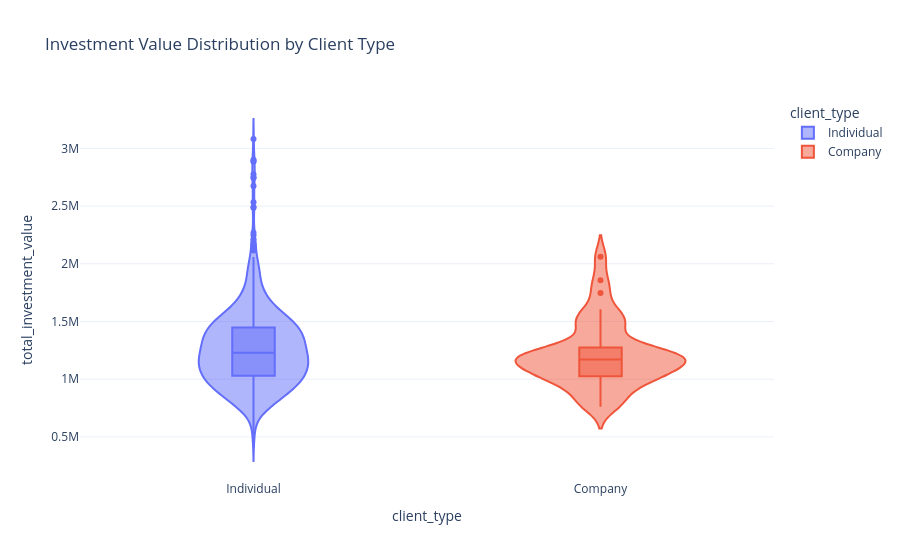

Notebook source saved alongside this figure:
### Code cell
fig = px.violin(
    buyer_profile,
    x='client_type',
    y='total_investment_value',
    color='client_type',
    box=True,
    points='outliers',
    title='Investment Value Distribution by Client Type'
)

fig.update_layout(template='plotly_white')
fig.show()

### Figure 1 — Plotly figure (JSON) as saved in the notebook; plotly's stock layout.template omitted (floating-point values rounded to 4 significant figures; data arrays with more than 128 entries replaced by an {"elided": "..."} marker saying what was removed)
{"data": [{"alignmentgroup": "True", "box": {"visible": true}, "hovertemplate": "client_type=%{x}<br>total_investment_value=%{y}<extra></extra>", "legendgroup": "Individual", "marker": {"color": "#636efa"}, "name": "Individual", "offsetgroup": "Individual", "orientation": "v", "points": "outliers", "scalegroup": "True", "showlegend": true, "type": "violin", "x": {"elided": "816 str values"}, "x0": " ", "xaxis": "x", "y": {"elided": "816 float values"}, "y0": " ", "yaxis": "y"}, {"alignmentgroup": "True", "box": {"visible": true}, "hovertemplate": "client_type=%{x}<br>total_investment_value=%{y}<extra></extra>", "legendgroup": "Company", "marker": {"color": "#EF553B"}, "name": "Company", "offsetgroup": "Company", "orientation": "v", "points": "outliers", "scalegroup": "True", "showlegend": true, "type": "violin", "x": ["Company", "Company", "Company", "Company", "Company", "Company", "Company", "Company", "Company", "Company", "Company", "Company", "Company", "Company", "Company", "Company", "Company", "Company", "Company", "Company", "Company", "Company", "Company", "Company", "Company", "Company", "Company", "Company", "Company", "Company", "Company", "Company", "Company", "Company", "Company", "Company", "Company", "Company", "Company"], "x0": " ", "xaxis": "x", "y": [1548000.0, 1441000.0, 1091000.0, 2061000.0, 968100.0, 980700.0, 1415000.0, 1189000.0, 1857000.0, 962400.0, 760400.0, 1098000.0, 1281000.0, 1607000.0, 1231000.0, 1018000.0, 1116000.0, 1007000.0, 1248000.0, 1527000.0, 1170000.0, 1746000.0, 1051000.0, 1060000.0, 804200.0, 1199000.0, 1207000.0, 1171000.0, 1179000.0, 1497000.0, 1253000.0, 1171000.0, 1128000.0, 816800.0, 822400.0, 1134000.0, 1235000.0, 983900.0, 1206000.0], "y0": " ", "yaxis": "y"}], "layout": {"legend": {"title": {"text": "client_type"}, "tracegroupgap": 0}, "title": {"text": "Investment Value Distribution by Client Type"}, "violinmode": "overlay", "xaxis": {"anchor": "y", "categoryarray": ["Individual", "Company"], "categoryorder": "array", "domain": [0, 1], "title": {"text": "client_type"}}, "yaxis": {"anchor": "x", "domain": [0, 1], "title": {"text": "total_investment_value"}}}}
